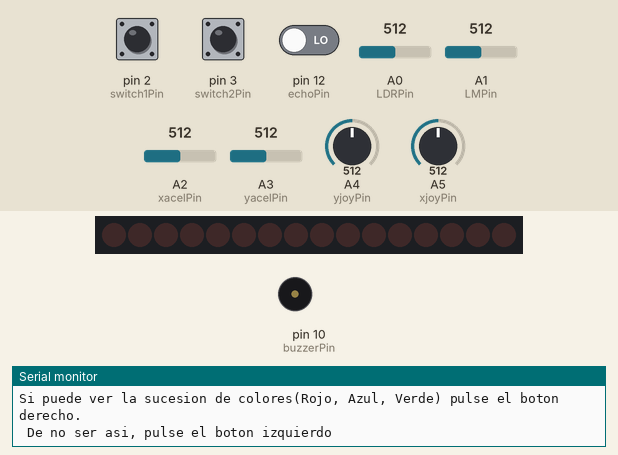
The sketch below on a simulated Arduino Uno, built with avr-gcc and run on an emulated ATmega328P. Parts: 16 shift-register outputs drawn as a row of LEDs (first output left, lit = HIGH), buzzer (waves = sounding, pin HIGH), the last lines printed to the serial monitor. Wiring (inferred from the names in the program): 2 × shift register (74HC595): data pin 5; shift clock pin 9; latch pin 6. Wiring (inferred from the signals the program sends): row of LEDs: on Q0, Q1, Q2, Q3, Q4, Q5, Q6, Q7, Q8, Q9, Q10, Q11, Q12, Q13, Q14, Q15. The test bench sets the inputs (shaded band); at power-on: pin 2 (switch1Pin) LOW, pin 3 (switch2Pin) LOW, pin 12 (echoPin) LOW, A0 (LDRPin) = 512, A1 (LMPin) = 512, A2 (xacelPin) = 512, A3 (yacelPin) = 512, A4 (yjoyPin) = 512, A5 (xjoyPin) = 512. Pins used as bus, display or sensor lines are not drawn.

Above: at 0.9 s.
1.0 s: pin 2 (switch1Pin) pulled HIGH for 0.15 s
At 1.5 s:
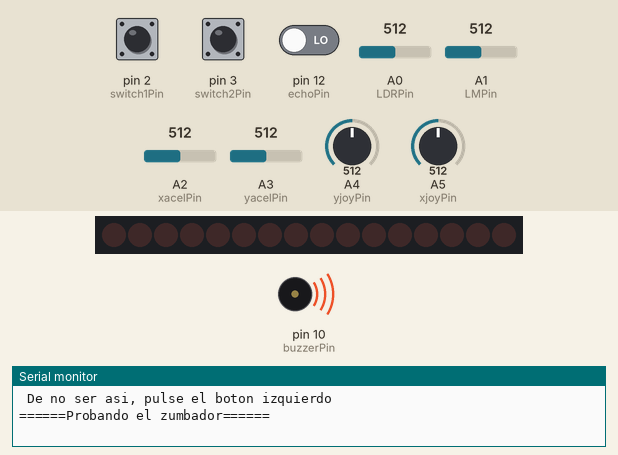
3.1 s: pin 3 (switch2Pin) pulled HIGH for 0.15 s
4.7 s: pin 2 (switch1Pin) pulled HIGH for 1 s
7.2 s: pin 2 (switch1Pin) pulsed HIGH 2 times (0.12 s each, 0.3 s apart)
9.3 s: pin 2 (switch1Pin) pulsed HIGH 5 times (0.12 s each, 0.3 s apart)
At 12.0 s:
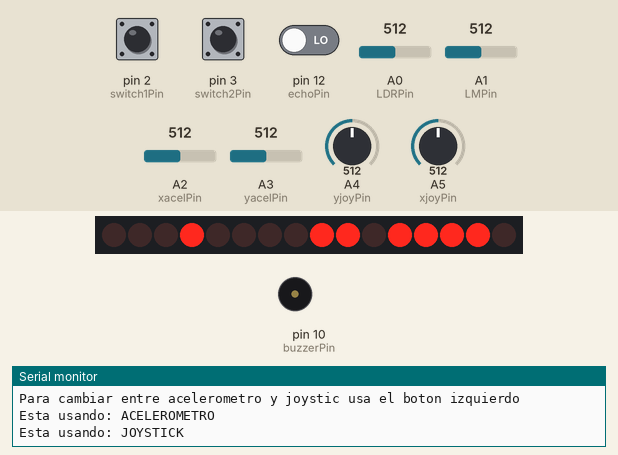
12.3 s: pin 2 (switch1Pin) pulled HIGH for 3.2 s
At 16.2 s:
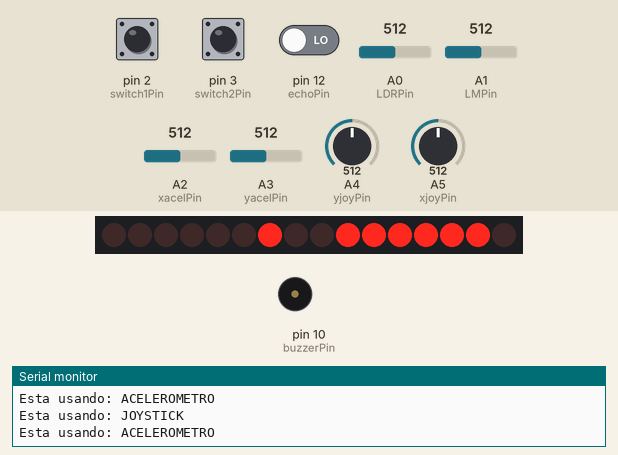
Timing chart, 0 to 17.7 s (numbered marks = the images above; inputs shaded):
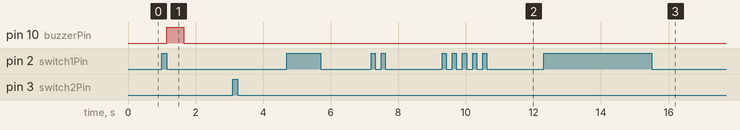

Measured:
- after the input at 1.0 s, pin 10 (buzzerPin): LOW → HIGH after 0.15 s, → LOW 0.50 s later

The sketch:

TestFuncionamientoBasicShield.ino
```cpp
byte i[5] = {
  B1101111, B1110111, B1111011, B1111101, B1111110};
byte j[7] = {
  B1000000, B0100000, B0010000, B0001000, B0000100, B0000010, B0000001};
int iMatriz;
int jMatriz;
boolean estado=0;
int pinLatch=6;
int pinReloj=9;
int pinDatos=5;
//millis
long tiempoIni=0, tiempoFin;
//SWITCHS
const int switch1Pin = 2;
const int switch2Pin = 3;
int switch1State = 0;
int switch2State = 0;
// RGB
const int ledPinR = 6;
const int ledPinG = 9;
const int ledPinB = 5;
int buzzerPin = 10;
//LDR
int LDRPin=A0;
int valorLDRini;
int LDRvalue=0;
// LM35
int LMPin=A1;
int LMvalue=0;
int valorLMini;
int temperatura=0;
// Joystick
int xjoyPin=A5;
int yjoyPin=A4;
int sjoyPin=13;
int xjoyValue=0;
int yjoyValue=0;
int sjoyValue=0;
// Acelerometer
int xacelPin=A2;
int yacelPin=A3;
int xacelValue=0;
int yacelValue=0;
//Distance Sensor
int trigPin=11;
int echoPin=12;
int distancia;
String zumbador;
String rgb;
String ldr;
String acelerometro;
String distance;
String lm35;
void setup() {
  attachInterrupt(0, salir ,RISING);
  // initialize the LED pin as an output:
  pinMode(ledPinR, OUTPUT);
  pinMode(ledPinG, OUTPUT);
  pinMode(ledPinB, OUTPUT);
  pinMode(pinLatch, OUTPUT);
  pinMode(pinDatos, OUTPUT);
  pinMode(pinReloj, OUTPUT);
  pinMode(buzzerPin, OUTPUT);
  // initialize the pushbutton pin as an input:
  pinMode(switch1Pin, INPUT);
  pinMode(switch2Pin, INPUT);
  pinMode(sjoyPin, INPUT);
  pinMode(trigPin, OUTPUT);
  pinMode(echoPin, INPUT);
  Serial.begin(9600);
  ////////////////////////////////////////////////////////////////////////////////////////////////////////////////////////////////////////////////
  Serial.println("======Probando el LED RGB======");
  Serial.println("ASEGURESE DE TENER EL CONMUTADOR EN LA POSICION DEL LED RGB");
  Serial.println("Si puede ver la sucesion de colores(Rojo, Azul, Verde) pulse el boton derecho.");
  Serial.println(" De no ser asi, pulse el boton izquierdo");
  while(switch2State == LOW && switch1State == LOW){
    digitalWrite(ledPinG, LOW);
    digitalWrite(ledPinR, HIGH);
    tiempoIni=millis();
    while(tiempoFin-tiempoIni<500){
      tiempoFin=millis();
      switch2State=digitalRead(switch2Pin);
      if(switch2State == HIGH || switch1State == HIGH){
        break;
      }
    }
    if(switch2State == HIGH || switch1State == HIGH){
      break;
    }
    digitalWrite(ledPinR, LOW);
    digitalWrite(ledPinB, HIGH);
    tiempoIni=millis();
    while(tiempoFin-tiempoIni<500){
      tiempoFin=millis();
      switch2State=digitalRead(switch2Pin);
      if(switch2State == HIGH || switch1State == HIGH){
        break;
      }
    }
    if(switch2State == HIGH || switch1State == HIGH){
      break;
    }
    digitalWrite(ledPinB, LOW);
    digitalWrite(ledPinG, HIGH);
    tiempoIni=millis();
    while(tiempoFin-tiempoIni<500){
      tiempoFin=millis();
      switch2State=digitalRead(switch2Pin);
      if(switch2State == HIGH || switch1State == HIGH){
        break;
      }
    }
    if(switch2State == HIGH || switch1State == HIGH){
      break;
    }
  }
  digitalWrite(ledPinG, LOW);
  digitalWrite(ledPinR, LOW);
  digitalWrite(ledPinB, LOW);
  if(switch1State == HIGH){
    rgb = "#El LED RGB no funciona correctamente";
  }
  else{
    rgb ="#El LED RGB funciona correctamente";
  }
  while(switch2State == HIGH || switch1State == HIGH){
    switch1State=digitalRead(switch1Pin);
    switch2State=digitalRead(switch2Pin);
  }
  ////////////////////////////////////////////////////////////////////////////////////////////////////////////////////////////////////////////////////////
  Serial.println("======Probando el zumbador======");
  digitalWrite(buzzerPin, HIGH);
  delay(500);
  digitalWrite(buzzerPin, LOW);
  Serial.println("Si ha escuchado el pitido pulse el boton derecho.");
  Serial.println(" De no ser asi, pulse el boton izquierdo");
  while(switch2State == LOW && switch1State == LOW){
    switch2State=digitalRead(switch2Pin);
  }
  if(switch1State == HIGH){
    zumbador = "#El zumbador no funciona correctamente";
  }
  else{
    zumbador ="#El zumbador funciona correctamente";
  }
  while(switch2State == HIGH || switch1State == HIGH){
    switch1State=digitalRead(switch1Pin);
    switch2State=digitalRead(switch2Pin);
  }
  ///////////////////////////////////////////////////////////////////////////////////////////////////////////////////////////////////////////////
  Serial.println("======Probando la LDR======");
  valorLDRini=analogRead(LDRPin);
  Serial.println("Tape el sensor LDR con la mano");
  LDRvalue=valorLDRini;
  Serial.println("Si no se detecta cambio en el sensor, pulse el boton izquierdo");
  switch1State=digitalRead(switch1Pin);
  while(valorLDRini-LDRvalue < 100 && switch1State == LOW){
    LDRvalue=analogRead(LDRPin);
  }
  if(switch1State == HIGH){
    ldr ="#El LDR no funciona correctamente";
  }
  else{
    ldr ="#El LDR funciona correctamente";
  }
  while(switch1State == HIGH){
    switch1State=digitalRead(switch1Pin);
  }
  ///////////////////////////////////////////////////////////////////////////////////////////////////////////////////////////////////////
  Serial.println("======Probando la SENSOR DISTANCIA======");
  Serial.println("Mida la distancia del ancho de un folio A4");
  Serial.println("Si no se detecta cambio en el sensor, pulse el boton izquierdo");
  while((distancia < 17 || distancia > 23 )&& switch1State == LOW){
    digitalWrite(trigPin,LOW);
    delayMicroseconds(5);
    digitalWrite(trigPin, HIGH);
    delayMicroseconds(10);
    distancia=pulseIn(echoPin, HIGH);
    distancia = (0.017*distancia);
  }
  if(switch1State == HIGH){
    distance="#El sensor de distancia no funciona correctamente";
  }
  else{
    distance="#El sensor de distancia funciona correctamente";
  }
  while(switch1State == HIGH){
    switch1State=digitalRead(switch1Pin);
  }
  //////////////////////////////////////////////////////////////////////////////////////////////////////////////////////////////////////////////
  Serial.println("======Probando la LM35======");
  Serial.println("Suba la tempertura del sensor");
  Serial.println("Si no se detecta cambio en el sensor, pulse el boton izquierdo");
  valorLMini=analogRead(A1);
  valorLMini=0;
  valorLMini=analogRead(A1);
  while(LMvalue-valorLMini < 7 && switch1State == LOW){
    LMvalue=analogRead(LMPin);
  }
  if(switch1State == HIGH){
    lm35 ="#El LM35 no funciona correctamente";
  }
  else{
    lm35 ="#El LM35 funciona correctamente";
  }
  while(switch1State == HIGH){
    switch1State=digitalRead(switch1Pin);
  }
  Serial.println();
  Serial.println("Resultado final de la prueba: ");
  Serial.println(rgb);
  delay(10);
  Serial.println(zumbador);
  delay(10);
  Serial.println(ldr);
  delay(10);
  Serial.println(distance);
  delay(10);
  Serial.println(lm35);
  Serial.println("");
  Serial.println("======Por ultimo comprueba que el punto en la matriz se mueve acuerdo al joystic o acelerometro======");
  Serial.println("ASEGURESE DE TENER EL CONMUTADOR EN LA POSICION DE LA MATRIZ DE LED");
  Serial.println("Para cambiar entre acelerometro y joystic usa el boton izquierdo");
}
void loop(){
  if(switch1State==HIGH){
    estado=!estado;
    if(estado==1){
      Serial.println("Esta usando: ACELEROMETRO");
    }
    if(estado==0){
      Serial.println("Esta usando: JOYSTICK");
    }
    delay(500);
    switch1State=digitalRead(switch1Pin);
  }
  if(estado==0){
    xjoyValue=analogRead(xjoyPin);
    yjoyValue=analogRead(yjoyPin);
    iMatriz=((1024-xjoyValue)/160);
    jMatriz=(yjoyValue/120);
  }
  if(estado==1){
    xacelValue=analogRead(xacelPin);
    yacelValue=analogRead(yacelPin);
    iMatriz=((yacelValue-210)/40);
    jMatriz=((300-(xacelValue-210))/42);
  }
  if(iMatriz>5){
    iMatriz=5;
  }
  if(iMatriz<2){
    iMatriz=1;
  }
  if(jMatriz>7){
    jMatriz=7;
  }
  if(jMatriz<1){
    jMatriz=1;
  }
  digitalWrite(pinLatch, LOW);
  shiftOut(pinDatos, pinReloj, MSBFIRST, i[iMatriz-1]);
  shiftOut(pinDatos, pinReloj, MSBFIRST, j[jMatriz-1]);
  digitalWrite(pinLatch, HIGH);
}
void salir(){
  switch1State=HIGH;
}
```
